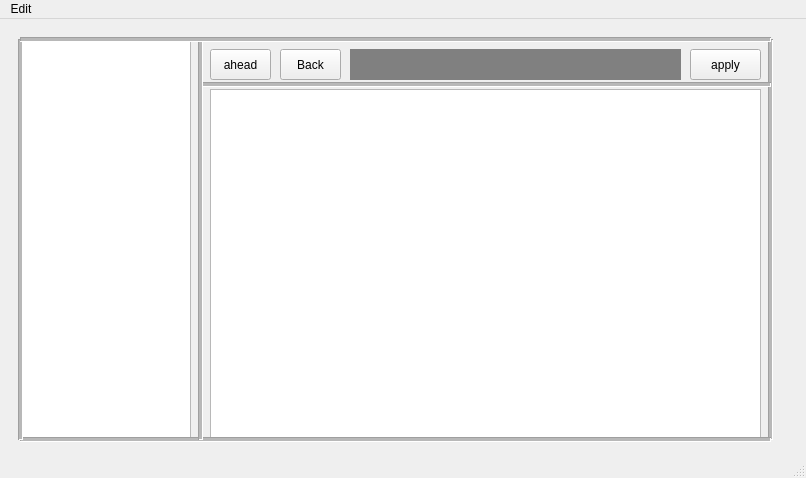
<?xml version="1.0" encoding="UTF-8"?>
<ui version="4.0">
 <class>MainWindow</class>
 <widget class="QMainWindow" name="MainWindow">
  <property name="geometry">
   <rect>
    <x>0</x>
    <y>0</y>
    <width>806</width>
    <height>478</height>
   </rect>
  </property>
  <property name="windowTitle">
   <string>MainWindow</string>
  </property>
  <property name="styleSheet">
   <string notr="true">QLineEdit
{
border: 2px solid grey;
background:Grey;
}

QlineEdit : pressed
{
background: blue;
}

QPushButton{
background-color: lightGrey;
border: 2px solid grey;
border-radius: 5px;
color:black;
}
QPushButton:hover{
color: white;
background-color: lightBlue;
}
QPushButton:disabled{
color: white;
background-color: rgb(93, 93, 93);
}
</string>
  </property>
  <widget class="QWidget" name="centralwidget">
   <widget class="QLineEdit" name="lineEdit">
    <property name="geometry">
     <rect>
      <x>350</x>
      <y>30</y>
      <width>331</width>
      <height>31</height>
     </rect>
    </property>
   </widget>
   <widget class="QTreeView" name="treeView">
    <property name="geometry">
     <rect>
      <x>210</x>
      <y>70</y>
      <width>551</width>
      <height>351</height>
     </rect>
    </property>
   </widget>
   <widget class="QPushButton" name="buttonToApply">
    <property name="geometry">
     <rect>
      <x>690</x>
      <y>30</y>
      <width>71</width>
      <height>31</height>
     </rect>
    </property>
    <property name="text">
     <string>apply</string>
    </property>
   </widget>
   <widget class="QTreeView" name="rootDirectories">
    <property name="geometry">
     <rect>
      <x>20</x>
      <y>20</y>
      <width>171</width>
      <height>401</height>
     </rect>
    </property>
   </widget>
   <widget class="QPushButton" name="aheadButton">
    <property name="geometry">
     <rect>
      <x>210</x>
      <y>30</y>
      <width>61</width>
      <height>31</height>
     </rect>
    </property>
    <property name="text">
     <string>ahead</string>
    </property>
   </widget>
   <widget class="QPushButton" name="backButton">
    <property name="enabled">
     <bool>true</bool>
    </property>
    <property name="geometry">
     <rect>
      <x>280</x>
      <y>30</y>
      <width>61</width>
      <height>31</height>
     </rect>
    </property>
    <property name="autoFillBackground">
     <bool>false</bool>
    </property>
    <property name="styleSheet">
     <string notr="true"/>
    </property>
    <property name="text">
     <string>Back</string>
    </property>
    <property name="autoDefault">
     <bool>false</bool>
    </property>
   </widget>
   <widget class="Line" name="line">
    <property name="geometry">
     <rect>
      <x>20</x>
      <y>10</y>
      <width>751</width>
      <height>21</height>
     </rect>
    </property>
    <property name="midLineWidth">
     <number>3</number>
    </property>
    <property name="orientation">
     <enum>Qt::Orientation::Horizontal</enum>
    </property>
   </widget>
   <widget class="Line" name="line_2">
    <property name="geometry">
     <rect>
      <x>760</x>
      <y>20</y>
      <width>20</width>
      <height>401</height>
     </rect>
    </property>
    <property name="midLineWidth">
     <number>3</number>
    </property>
    <property name="orientation">
     <enum>Qt::Orientation::Vertical</enum>
    </property>
   </widget>
   <widget class="Line" name="line_3">
    <property name="geometry">
     <rect>
      <x>190</x>
      <y>20</y>
      <width>20</width>
      <height>401</height>
     </rect>
    </property>
    <property name="midLineWidth">
     <number>3</number>
    </property>
    <property name="orientation">
     <enum>Qt::Orientation::Vertical</enum>
    </property>
   </widget>
   <widget class="Line" name="line_4">
    <property name="geometry">
     <rect>
      <x>20</x>
      <y>410</y>
      <width>751</width>
      <height>21</height>
     </rect>
    </property>
    <property name="midLineWidth">
     <number>3</number>
    </property>
    <property name="orientation">
     <enum>Qt::Orientation::Horizontal</enum>
    </property>
   </widget>
   <widget class="Line" name="line_6">
    <property name="geometry">
     <rect>
      <x>200</x>
      <y>50</y>
      <width>571</width>
      <height>31</height>
     </rect>
    </property>
    <property name="midLineWidth">
     <number>3</number>
    </property>
    <property name="orientation">
     <enum>Qt::Orientation::Horizontal</enum>
    </property>
   </widget>
   <widget class="Line" name="line_7">
    <property name="geometry">
     <rect>
      <x>10</x>
      <y>20</y>
      <width>20</width>
      <height>401</height>
     </rect>
    </property>
    <property name="midLineWidth">
     <number>3</number>
    </property>
    <property name="orientation">
     <enum>Qt::Orientation::Vertical</enum>
    </property>
   </widget>
   <zorder>lineEdit</zorder>
   <zorder>treeView</zorder>
   <zorder>buttonToApply</zorder>
   <zorder>rootDirectories</zorder>
   <zorder>aheadButton</zorder>
   <zorder>backButton</zorder>
   <zorder>line_2</zorder>
   <zorder>line_4</zorder>
   <zorder>line_6</zorder>
   <zorder>line_3</zorder>
   <zorder>line_7</zorder>
   <zorder>line</zorder>
  </widget>
  <widget class="QStatusBar" name="statusbar"/>
  <widget class="QMenuBar" name="menubar">
   <property name="geometry">
    <rect>
     <x>0</x>
     <y>0</y>
     <width>806</width>
     <height>22</height>
    </rect>
   </property>
   <widget class="QMenu" name="menuquit">
    <property name="title">
     <string>Edit</string>
    </property>
    <addaction name="separator"/>
    <addaction name="EditFile"/>
    <addaction name="EditDirectory"/>
    <addaction name="actionExit"/>
    <addaction name="switchToDirectory"/>
   </widget>
   <addaction name="menuquit"/>
  </widget>
  <action name="EditFile">
   <property name="text">
    <string>Edit file</string>
   </property>
  </action>
  <action name="EditDirectory">
   <property name="text">
    <string>Edit directory</string>
   </property>
  </action>
  <action name="actionExit">
   <property name="text">
    <string>quit</string>
   </property>
   <property name="shortcut">
    <string>Ctrl+Q</string>
   </property>
  </action>
  <action name="switchToDirectory">
   <property name="text">
    <string>Switch to directory</string>
   </property>
  </action>
 </widget>
 <resources/>
 <connections/>
</ui>
